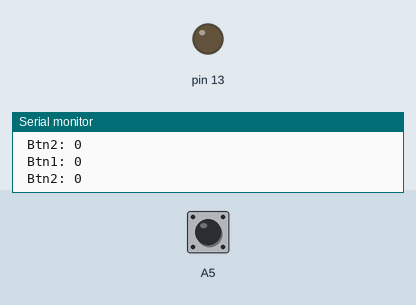
Recording of a sketch running on a simulated Arduino Uno, built with avr-gcc and run on an emulated ATmega328P. Shown: output pins drawn as LEDs (lit = HIGH), the last lines printed to the serial monitor. Inputs (shaded band) come from the test bench; at power-on: A5 HIGH.

Above: at 1.2 s.
1.3 s: A5 pulled LOW for 0.15 s
At 1.38 s:
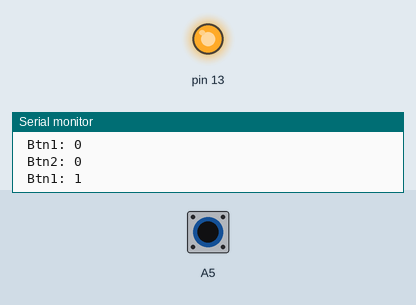
2.9 s: A5 pulled LOW for 3.2 s
At 6.6 s:
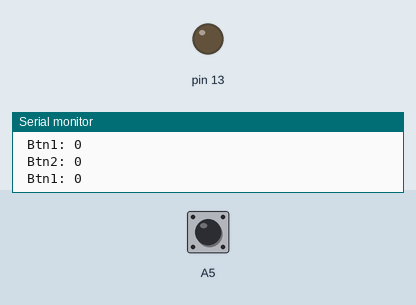
Timing chart, 0 to 8.1 s (numbered marks = the images above; inputs shaded):
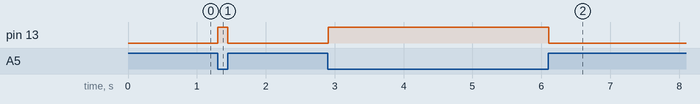

Measured:
- after the input at 1.3 s, pin 13: LOW → HIGH at once, → LOW 0.15 s later
- after the input at 2.9 s, pin 13: LOW → HIGH at once, → LOW 3.2 s later

The sketch:

digital_port.ino
```cpp
void setup() {
  // // аналоговый
  // pinMode(A5, OUTPUT);
  // // цифровые
  // pinMode(12, OUTPUT);
  // pinMode(13, OUTPUT);

  // digitalWrite(13, HIGH);
  // digitalWrite(13, 1);
  // digitalWrite(A5, 0);

  // pinMode(A5, INPUT);
  // pinMode(12, INPUT);
  // pinMode(13, INPUT);

  // Serial.begin(9600);

  pinMode(A5, INPUT_PULLUP);
  pinMode(12, INPUT);
  pinMode(13, OUTPUT); // встроенный светодиод

  Serial.begin(9600);
}

void loop() {
  // boolean btn1 = digitalRead(A5);
  // boolean btn2 = digitalRead(13);

  // Serial.print(" Btn1: ");Serial.println(btn1);
  // Serial.print(" Btn2: ");Serial.println(btn2);

  boolean btn1 = !digitalRead(A5); // инвертировать сигнал
  boolean btn2 = digitalRead(13);

  if (btn1 == 1) {
    digitalWrite(13, 1); // включить светодоид
  } else {
    digitalWrite(13, 0); // выключить светодоид
  }

  Serial.print(" Btn1: ");Serial.println(btn1);
  Serial.print(" Btn2: ");Serial.println(btn2);
}
```
